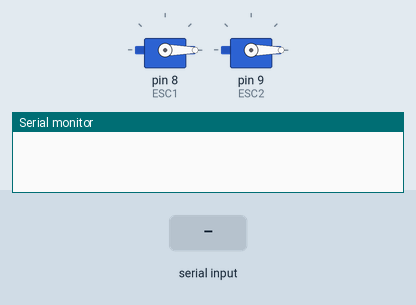
Simulated run of this sketch. Board: Arduino Uno, built with avr-gcc and run on an emulated ATmega328P. On the bench: 2 × servo, the last lines printed to the serial monitor. The inputs (shaded band) are chosen by the test bench.

Above: at 1.3 s.
1.4 s: "90,45\n" received over the second serial link
At 2.1 s:
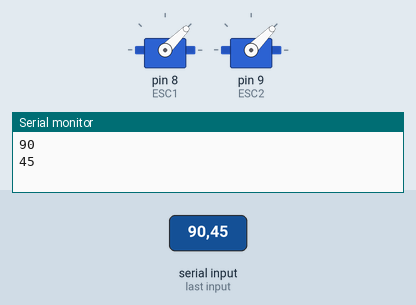
3.8 s: "30,150\n" received over the second serial link
At 4.5 s:
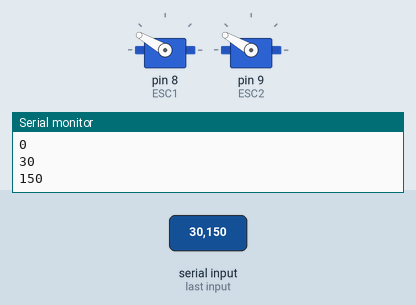
6.3 s: "200\n" received over the second serial link
At 7.0 s:
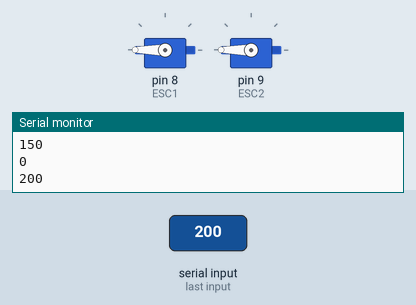
8.7 s: "90\n" received over the second serial link
At 9.4 s:
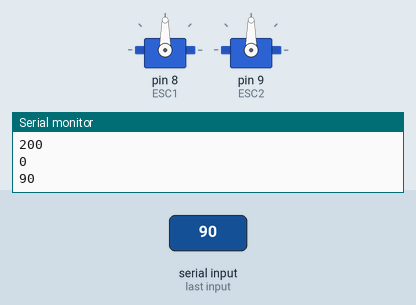
Timing chart, 0 to 11.7 s (numbered marks = the images above; inputs shaded):
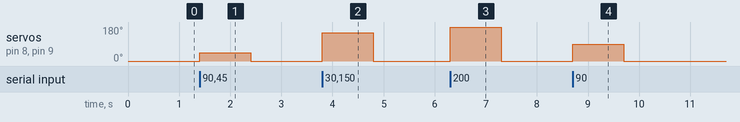

Measured:
- after the input at 1.4 s, servo on pin 8 (ESC1), servo on pin 9 (ESC2): 0° → 45° at once, → 0° 1.0 s later
- after the input at 3.8 s, servo on pin 8 (ESC1), servo on pin 9 (ESC2): 0° → 150° at once, → 0° 1.0 s later
- after the input at 6.3 s, servo on pin 8 (ESC1), servo on pin 9 (ESC2): 0° → 180° at once, → 0° 1.0 s later
- after the input at 8.7 s, servo on pin 8 (ESC1), servo on pin 9 (ESC2): 0° → 90° at once, → 0° 1.0 s later

The sketch:

432Receive.ino
```cpp
#include <SoftwareSerial.h>
#include <Servo.h>
#define setPin 4

Servo ESC1;                                       //Initialize ESC1 as a Servo
Servo ESC2;                                       //Initialize ESC1 as a Servo
SoftwareSerial HC12(11, 10);                      // HC-12 TX Pin, HC-12 RX Pin

void setup() {
  Serial.begin(9600);                             // Open serial port to computer
  HC12.begin(9600);                               // Open serial port to HC12

  ESC1.attach(8);                                 //Connect ESC1 to pin 8
  ESC1.write(0);                                  //Write a speed of 0 to ESC1

  delay(100);                                     //Delay for initialization time

  ESC2.attach(9);                                 //Connect ESC2 to pin 9
  ESC2.write(0);                                  //Write a speed of 0 to ESC2

  //pinMode(setPin, OUTPUT);
  //digitalWrite(setPin, LOW);
  //delay(250);
  //HC12.write("AT+DEFAULT");
  //delay(250);
  //digitalWrite(setPin, HIGH);                   // HC-12 normal, transparent mode
}

void loop()
{

  while( HC12.available())                        //If there is data in the HC12 Serial
  {

    int input = HC12.parseInt();                  //converts string to integer

    Serial.println(input);                        //Print it on the serial monitor for torubleshooting with PC
    ESC1.write(input);                            //Write desired speed to ESC1
    ESC2.write(input);                            //Write desired speed to ESC2


  }

  //delay(10);                                  //Delay for reading stability


}
```
